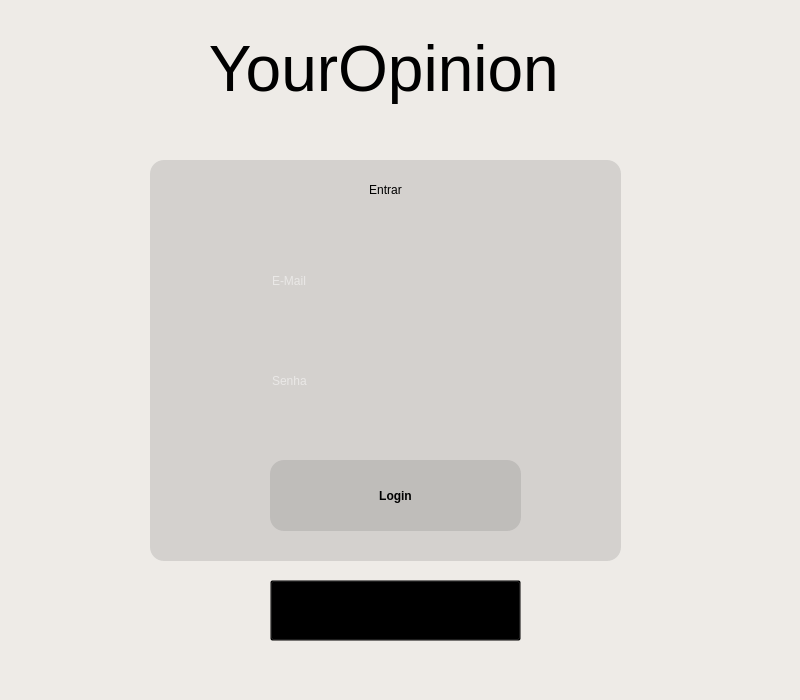
<?xml version="1.0" encoding="UTF-8"?>
<ui version="4.0">
 <class>MainWindow</class>
 <widget class="QMainWindow" name="MainWindow">
  <property name="geometry">
   <rect>
    <x>0</x>
    <y>0</y>
    <width>800</width>
    <height>700</height>
   </rect>
  </property>
  <property name="windowTitle">
   <string>MainWindow</string>
  </property>
  <property name="styleSheet">
   <string notr="true">background-color: rgb(238, 235, 231);</string>
  </property>
  <widget class="QWidget" name="centralwidget">
   <widget class="QFrame" name="frame">
    <property name="geometry">
     <rect>
      <x>40</x>
      <y>10</y>
      <width>711</width>
      <height>121</height>
     </rect>
    </property>
    <property name="styleSheet">
     <string notr="true">background-color: transparent;

</string>
    </property>
    <property name="frameShape">
     <enum>QFrame::StyledPanel</enum>
    </property>
    <property name="frameShadow">
     <enum>QFrame::Raised</enum>
    </property>
    <widget class="QLabel" name="label">
     <property name="geometry">
      <rect>
       <x>110</x>
       <y>20</y>
       <width>471</width>
       <height>81</height>
      </rect>
     </property>
     <property name="whatsThis">
      <string>&lt;html&gt;&lt;head/&gt;&lt;body&gt;&lt;p align=&quot;center&quot;&gt;&lt;br/&gt;&lt;/p&gt;&lt;/body&gt;&lt;/html&gt;</string>
     </property>
     <property name="styleSheet">
      <string notr="true">font: 36pt &quot;Vladimir Script&quot;;</string>
     </property>
     <property name="text">
      <string>&lt;html&gt;&lt;head/&gt;&lt;body&gt;&lt;p align=&quot;center&quot;&gt;&lt;span style=&quot; font-size:48pt;&quot;&gt;YourOpinion&lt;/span&gt;&lt;/p&gt;&lt;/body&gt;&lt;/html&gt;

</string>
     </property>
     <property name="alignment">
      <set>Qt::AlignCenter</set>
     </property>
    </widget>
   </widget>
   <widget class="QFrame" name="frame_2">
    <property name="geometry">
     <rect>
      <x>150</x>
      <y>160</y>
      <width>471</width>
      <height>401</height>
     </rect>
    </property>
    <property name="styleSheet">
     <string notr="true">background-color: rgba(111, 111, 111, 0.21); border-radius: 14px;
</string>
    </property>
    <property name="frameShape">
     <enum>QFrame::StyledPanel</enum>
    </property>
    <property name="frameShadow">
     <enum>QFrame::Raised</enum>
    </property>
    <widget class="QLabel" name="label_4">
     <property name="geometry">
      <rect>
       <x>110</x>
       <y>0</y>
       <width>251</width>
       <height>61</height>
      </rect>
     </property>
     <property name="styleSheet">
      <string notr="true">font: 18pt &quot;MS Shell Dlg 2&quot;;
background-color: transparent;
</string>
     </property>
     <property name="text">
      <string>&lt;html&gt;&lt;head/&gt;&lt;body&gt;&lt;p align=&quot;center&quot;&gt;Entrar&lt;/p&gt;&lt;/body&gt;&lt;/html&gt;</string>
     </property>
     <property name="alignment">
      <set>Qt::AlignCenter</set>
     </property>
     <property name="wordWrap">
      <bool>true</bool>
     </property>
    </widget>
    <widget class="QLabel" name="label_3">
     <property name="geometry">
      <rect>
       <x>-10</x>
       <y>150</y>
       <width>381</width>
       <height>161</height>
      </rect>
     </property>
     <property name="styleSheet">
      <string notr="true">background-color: transparent;
</string>
     </property>
     <property name="inputMethodHints">
      <set>Qt::ImhHiddenText</set>
     </property>
     <property name="text">
      <string/>
     </property>
     <property name="pixmap">
      <pixmap>../Downloads/login__3_-removebg-preview.png</pixmap>
     </property>
    </widget>
    <widget class="QPushButton" name="pushButton">
     <property name="geometry">
      <rect>
       <x>120</x>
       <y>300</y>
       <width>251</width>
       <height>71</height>
      </rect>
     </property>
     <property name="styleSheet">
      <string notr="true"> background: qlineargradient(x1: 0, y1: 0, x2: 1, y2: 0,
                                stop: 0 #BFE5E8,
                                stop: 0.5 #9CC1C4,
                                stop: 1 #C8E2E4);
border-radius: 14px;
font-family: &quot;MS Shell Dlg 2&quot;;
    font-size: 12px;
font-weight: bold;</string>
     </property>
     <property name="text">
      <string>Login</string>
     </property>
    </widget>
    <widget class="QLabel" name="label_2">
     <property name="geometry">
      <rect>
       <x>-10</x>
       <y>50</y>
       <width>381</width>
       <height>161</height>
      </rect>
     </property>
     <property name="styleSheet">
      <string notr="true">background-color: transparent;
</string>
     </property>
     <property name="text">
      <string/>
     </property>
     <property name="pixmap">
      <pixmap>../Downloads/login__3_-removebg-preview.png</pixmap>
     </property>
    </widget>
    <widget class="QLineEdit" name="lineEdit">
     <property name="geometry">
      <rect>
       <x>120</x>
       <y>100</y>
       <width>241</width>
       <height>41</height>
      </rect>
     </property>
     <property name="styleSheet">
      <string notr="true">background-color: rgba(0, 0, 0, 0); 
color: rgba(255, 255, 255, 1.0); 
font: 8pt &quot;MS Shell Dlg 2&quot;;</string>
     </property>
     <property name="placeholderText">
      <string>E-Mail</string>
     </property>
    </widget>
    <widget class="QLineEdit" name="lineEdit_2">
     <property name="geometry">
      <rect>
       <x>120</x>
       <y>200</y>
       <width>241</width>
       <height>41</height>
      </rect>
     </property>
     <property name="focusPolicy">
      <enum>Qt::WheelFocus</enum>
     </property>
     <property name="styleSheet">
      <string notr="true">background-color: rgba(0, 0, 0, 0); 
color: rgba(255, 255, 255, 1.0); 
font: 8pt &quot;MS Shell Dlg 2&quot;;</string>
     </property>
     <property name="echoMode">
      <enum>QLineEdit::Password</enum>
     </property>
     <property name="placeholderText">
      <string>Senha</string>
     </property>
    </widget>
   </widget>
   <widget class="QLabel" name="label_5">
    <property name="geometry">
     <rect>
      <x>170</x>
      <y>-20</y>
      <width>1080</width>
      <height>1080</height>
     </rect>
    </property>
    <property name="styleSheet">
     <string notr="true">background-color: rgba(255, 255, 255, 0.5);
background-color: transparent;
</string>
    </property>
    <property name="inputMethodHints">
     <set>Qt::ImhNone</set>
    </property>
    <property name="text">
     <string/>
    </property>
    <property name="pixmap">
     <pixmap>../Downloads/login.png</pixmap>
    </property>
   </widget>
   <widget class="QPushButton" name="pushButton_4">
    <property name="geometry">
     <rect>
      <x>270</x>
      <y>580</y>
      <width>251</width>
      <height>61</height>
     </rect>
    </property>
    <property name="whatsThis">
     <string>&lt;html&gt;&lt;head/&gt;&lt;body&gt;&lt;p align=&quot;center&quot;&gt;&lt;br/&gt;Já tem conta?&lt;/p&gt;&lt;p align=&quot;center&quot;&gt;&lt;span style=&quot; text-decoration: underline;&quot;&gt;Faça loqin aqui.&lt;/span&gt;&lt;/p&gt;&lt;/body&gt;&lt;/html&gt;</string>
    </property>
    <property name="styleSheet">
     <string notr="true">background-color: transparent;


font-family: &quot;MS Shell Dlg 2&quot;;
    font-size: 10px;
font-weight: bold;</string>
    </property>
    <property name="text">
     <string>
Não tem conta?
Faça seu cadastro aqui.</string>
    </property>
   </widget>
   <zorder>label_5</zorder>
   <zorder>frame_2</zorder>
   <zorder>frame</zorder>
   <zorder>pushButton_4</zorder>
  </widget>
  <widget class="QMenuBar" name="menubar">
   <property name="geometry">
    <rect>
     <x>0</x>
     <y>0</y>
     <width>800</width>
     <height>21</height>
    </rect>
   </property>
  </widget>
  <widget class="QStatusBar" name="statusbar"/>
 </widget>
 <resources/>
 <connections/>
</ui>
